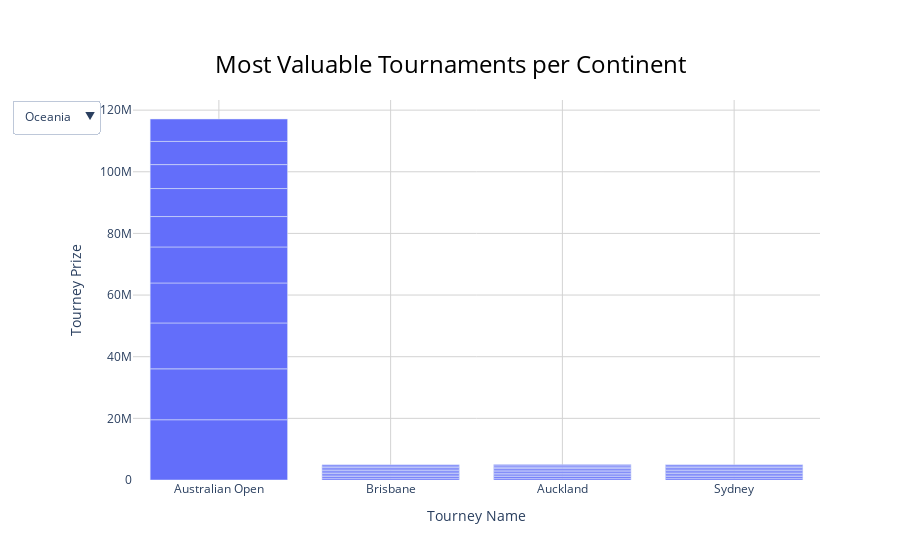

The notebook cell this image was saved under:
### Markdown cell above
### Interactive Barplot

### Code cell
# Create a dictionary with continents as keys and their corresponding tournament data as values
continent_data = {}
for continent in df_tournaments['Region'].unique():
    continent_data[continent] = df_tournaments.loc[df_tournaments['Region'] == continent]

# Create an empty graph object
fig_bar = go.Figure()

# Add traces to the figure for each continent
for continent in tournaments['Continent'].unique():
    data = data.sort_values('tourney_fin_commit_USD', ascending=False) # sort data in descending order
    df_continent = tournaments[tournaments['Continent'] == continent]
    df_continent = df_continent.sort_values(by='tourney_fin_commit_USD', ascending=False)
    fig_bar.add_trace(dict(type='bar',
                     x=df_continent['tourney_name'],
                     y=df_continent['tourney_fin_commit_USD'],
                     name=continent,
                     visible=False))

# Make the first trace visible
fig_bar.data[0].visible = True

# Create a dropdown menu to select continents
buttons = []
for i, continent in enumerate(tournaments['Continent'].unique()):
    visible = [False] * len(tournaments['Continent'].unique())
    visible[i] = True
    button = dict(label=continent,
                  method='update',
                  args=[{'visible': visible},
                        {'yaxis': {'title': 'Tourney Prize',
                                   'autorange': True}}])
    buttons.append(button)
    
updatemenus = [dict(type='dropdown',
                    active=0,
                    buttons=buttons)]

# Update the layout with the dropdown menu, better y-axis scaling, and grid
fig_bar.update_layout(dict(title=dict(text='Most Valuable Tournaments per Continent',
                                       font=dict(size=24, color='black'),
                                       x=0.5, y=0.9),
                            updatemenus=updatemenus,
                            plot_bgcolor='white',
                            yaxis=dict(showgrid=True,
                                       gridcolor='lightgray',
                                       title='Tourney Prize',
                                       autorange=True),
                           xaxis=dict(showgrid=True,
                                       gridcolor='lightgray',
                                       title='Tourney Name',
                                       autorange=True)))

fig_bar.show()

### Figure 1 — Plotly figure (JSON) as saved in the notebook; plotly's stock layout.template omitted (floating-point values rounded to 4 significant figures; data arrays with more than 128 entries replaced by an {"elided": "..."} marker saying what was removed)
{"data": [{"name": "Oceania", "type": "bar", "visible": true, "x": ["Australian Open", "Australian Open", "Australian Open", "Australian Open", "Australian Open", "Australian Open", "Australian Open", "Australian Open", "Australian Open", "Australian Open", "Brisbane", "Auckland", "Sydney", "Auckland", "Brisbane", "Sydney", "Auckland", "Auckland", "Auckland", "Sydney", "Brisbane", "Auckland", "Brisbane", "Sydney", "Brisbane", "Sydney", "Brisbane", "Sydney", "Auckland", "Sydney", "Brisbane", "Sydney", "Brisbane", "Sydney", "Brisbane", "Auckland", "Auckland", "Sydney", "Brisbane", "Auckland"], "y": [19540000.0, 16520000.0, 14890000.0, 12970000.0, 11680000.0, 9863000.0, 9087000.0, 7772000.0, 7514000.0, 7273000.0, 589680, 589680, 589680, 561345, 528910, 528910, 520070, 519395, 514345, 511825, 511825, 508360, 495630, 495630, 494310, 494310, 494230, 494230, 491000, 486000, 486000, 474050, 474050, 461330, 461330, 450000, 450000, 424250, 424250, 407250]}, {"name": "Asia", "type": "bar", "visible": false, "x": ["ATP Masters 1000 Shanghai", "ATP Masters 1000 Shanghai", "ATP Masters 1000 Shanghai", "ATP Masters 1000 Shanghai", "ATP Masters 1000 Shanghai", "ATP Masters 1000 Shanghai", "ATP Masters 1000 Shanghai", "ATP Masters 1000 Shanghai", "ATP Masters 1000 Shanghai", "ATP Masters 1000 Shanghai", "Beijing", "Beijing", "Beijing", "Beijing", "Beijing", "Beijing", "Beijing", "Beijing", "Beijing", "Beijing", "Dubai", "Dubai", "Dubai", "Dubai", "Dubai", "Dubai", "Dubai", "Dubai", "Dubai", "Dubai", "Tokyo", "Tokyo", "Tokyo", "Tokyo", "Tokyo", "Doha", "Tokyo", "Tokyo", "Doha", "Tokyo", "Tokyo", "Doha", "Doha", "Tokyo", "Doha", "Chengdu", "Doha", "Chengdu", "Doha", "Chengdu", "Doha", "Doha", "Doha", "Kuala Lumpur", "Kuala Lumpur", "Zhuhai", "Kuala Lumpur", "Kuala Lumpur", "Kuala Lumpur", "Kuala Lumpur", "Chengdu", "Shenzhen", "Shenzhen", "Shenzhen", "Shenzhen", "Shenzhen", "Bangkok", "Bangkok", "Bangkok", "Bangkok", "Pune", "Pune", "Chennai", "Chennai", "Chennai", "Chennai", "Chennai", "Chennai", "Chennai", "Chennai"], "y": [9219970, 8322885, 8092625, 7655640, 7021335, 6521695, 6211445, 5891600, 5650000, 5250000, 4658510, 4280460, 4164780, 3944715, 3755065, 3666275, 3566050, 3441500, 3336500, 3336500, 3057135, 2887895, 2858530, 2674445, 2503810, 2413300, 2359935, 2313975, 2233000, 2233000, 2046340, 1928580, 1706175, 1506835, 1437800, 1416205, 1407065, 1397250, 1386665, 1373420, 1341000, 1334270, 1283855, 1226500, 1221320, 1213295, 1195500, 1183360, 1150720, 1138910, 1110250, 1110250, 1110250, 1041540, 1022255, 1000000, 984300, 947750, 947750, 947750, 947735, 800320, 731680, 704140, 668945, 655955, 644500, 631530, 608500, 608500, 589680, 561345, 505730, 482085, 459140, 458400, 450000, 450000, 450000, 442750]}, {"name": "Africa", "type": "bar", "visible": false, "x": ["Marrakech", "Marrakech", "Marrakech", "Marrakech", "Casablanca", "Casablanca", "Johannesburg", "Johannesburg", "Casablanca", "Casablanca", "Casablanca", "Casablanca"], "y": [624000.0, 597600.0, 575200.0, 553700.0, 526200.0, 517100.0, 500000, 500000, 498000.0, 479070, 479070, 479070]}, {"name": "America", "type": "bar", "visible": false, "x": {"elided": "181 str values"}, "y": {"elided": "181 int values"}}, {"name": "Europe", "type": "bar", "visible": false, "x": {"elided": "347 str values"}, "y": {"elided": "347 float values"}}], "layout": {"plot_bgcolor": "white", "title": {"font": {"color": "black", "size": 24}, "text": "Most Valuable Tournaments per Continent", "x": 0.5, "y": 0.9}, "updatemenus": [{"active": 0, "buttons": [{"args": [{"visible": [true, false, false, false, false]}, {"yaxis": {"autorange": true, "title": "Tourney Prize"}}], "label": "Oceania", "method": "update"}, {"args": [{"visible": [false, true, false, false, false]}, {"yaxis": {"autorange": true, "title": "Tourney Prize"}}], "label": "Asia", "method": "update"}, {"args": [{"visible": [false, false, true, false, false]}, {"yaxis": {"autorange": true, "title": "Tourney Prize"}}], "label": "Africa", "method": "update"}, {"args": [{"visible": [false, false, false, true, false]}, {"yaxis": {"autorange": true, "title": "Tourney Prize"}}], "label": "America", "method": "update"}, {"args": [{"visible": [false, false, false, false, true]}, {"yaxis": {"autorange": true, "title": "Tourney Prize"}}], "label": "Europe", "method": "update"}], "type": "dropdown"}], "xaxis": {"autorange": true, "gridcolor": "lightgray", "showgrid": true, "title": {"text": "Tourney Name"}}, "yaxis": {"autorange": true, "gridcolor": "lightgray", "showgrid": true, "title": {"text": "Tourney Prize"}}}}
